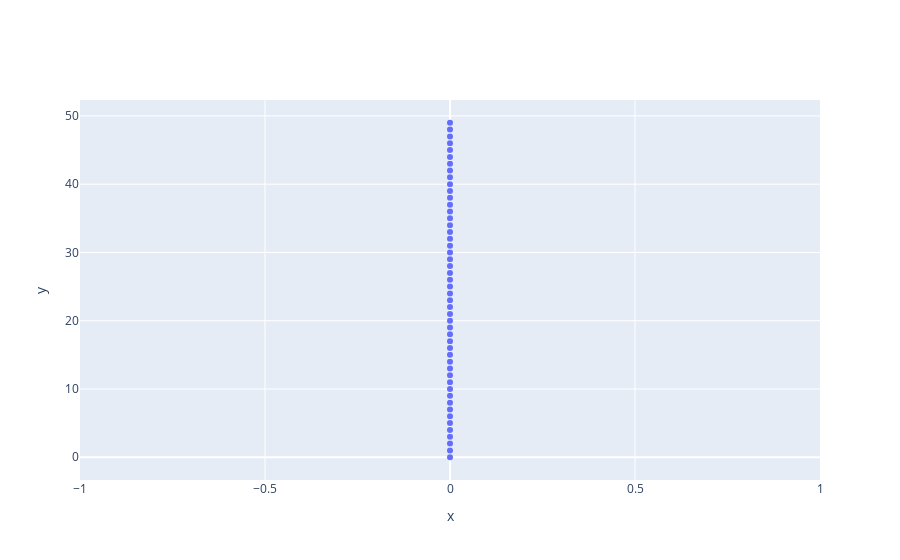

Notebook code for this chart:
### Code cell
fig = go.Figure()
fig.add_trace(go.Scatter(res, mode='markers',))
fig.update_layout(xaxis_title='x',
                  yaxis_title='y',)

### Figure 1 — Plotly figure (JSON) as saved in the notebook; plotly's stock layout.template omitted (floating-point values rounded to 4 significant figures)
{"data": [{"mode": "markers", "type": "scatter", "x": [0, 0, 0, 0, 0, 0, 0, 0, 0, 0, 0, 0, 0, 0, 0, 0, 0, 0, 0, 0, 0, 0, 0, 0, 0, 0, 0, 0, 0, 0, 0, 0, 0, 0, 0, 0, 0, 0, 0, 0, 0, 0, 0, 0, 0, 0, 0, 0, 0, 0], "y": [0, 1, 2, 3, 4, 5, 6, 7, 8, 9, 10, 11, 12, 13, 14, 15, 16, 17, 18, 19, 20, 21, 22, 23, 24, 25, 26, 27, 28, 29, 30, 31, 32, 33, 34, 35, 36, 37, 38, 39, 40, 41, 42, 43, 44, 45, 46, 47, 48, 49]}], "layout": {"xaxis": {"title": {"text": "x"}}, "yaxis": {"title": {"text": "y"}}}}
